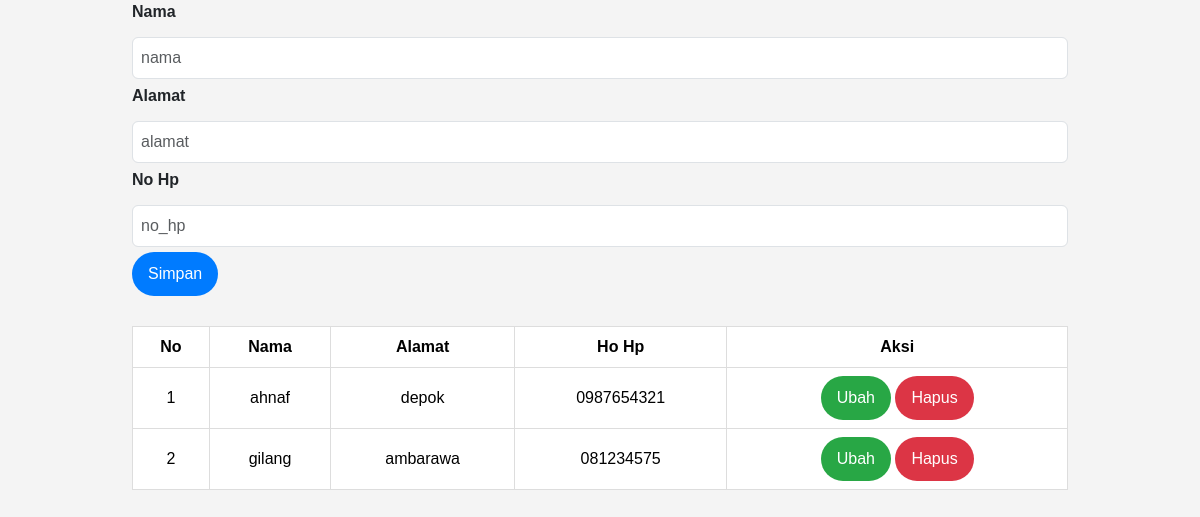
/dokter.php (signed in), run on the app's committed database.
### tables this page shows
CREATE TABLE `dokter` (
  `id` int(10) UNSIGNED NOT NULL,
  `nama` varchar(255) DEFAULT NULL,
  `alamat` varchar(255) DEFAULT NULL,
  `no_hp` varchar(50) DEFAULT NULL
);

### dokter.php (the view, shortened to what this page needs)
<?php
include_once("koneksi.php");
?>
<!DOCTYPE html>
<html lang="en">
<head>
<link href="https://cdn.jsdelivr.net/npm/bootstrap@5.3.2/dist/css/bootstrap.min.css" rel="stylesheet">
<link rel="stylesheet" type="text/css" href="style.css">
</head>
<body>
    <div class="container">
        <form class="form row" method="POST" action="" name="myForm" onsubmit="return(validate());">
            <?php
            $nama = '';
            $alamat = '';
            $no_hp = '';
            ?>
            <div class="form-group">
                <label for="inputnama" class="form-label fw-bold">
                    Nama
                </label>
                <input type="text" class="form-control" name="nama" id="inputnama" placeholder="nama" value="<?php echo $nama ?>">
            </div>
            <div class="form-group">
                <label for="inputalamat" class="form-label fw-bold">
                    Alamat
                </label>
                <input type="text" class="form-control" name="alamat" id="inputalamat" placeholder="alamat" value="<?php echo $alamat ?>">
            </div>
            <div class="form-group">
                <label for="inputnohp" class="form-label fw-bold">
                    No Hp
                </label>
                <input type="text" class="form-control" name="no_hp" id="inputnohp" placeholder="no_hp" value="<?php echo $no_hp ?>">
            </div>
            <div class="form-group">
                <button type="submit" class="btn btn-primary rounded-pill px-3" name="simpan">Simpan</button>
            </div>
        </form>
    <table class="table table-hover mx-auto text-center">
        <thead>
            <tr>
                <th scope="col" style="text-align: center; vertical-align: middle;">No</th>
                <th scope="col" style="text-align: center; vertical-align: middle;">Nama</th>
                <th scope="col" style="text-align: center; vertical-align: middle;">Alamat</th>
                <th scope="col" style="text-align: center; vertical-align: middle;">Ho Hp</th>
                <th scope="col" style="text-align: center; vertical-align: middle;">Aksi</th>
            </tr>
        </thead>
        <tbody>
            <?php
            $result = mysqli_query($mysqli, "SELECT * FROM dokter");
            $no = 1;
            while ($data = mysqli_fetch_array($result)) {
            ?>
                <tr>
                    <td class="text-center align-middle"><?php echo $no++ ?></td>
                    <td class="text-center align-middle"><?php echo $data['nama'] ?></td>
                    <td class="text-center align-middle"><?php echo $data['alamat'] ?></td>
                    <td class="text-center align-middle"><?php echo $data['no_hp'] ?></td>
                    <td class="text-center align-middle">
                        <a class="btn btn-success rounded-pill px-3" href="index.php?page=dokter&id=<?php echo $data['id'] ?>">Ubah</a>
                        <a class="btn btn-danger rounded-pill px-3" href="index.php?page=dokter&id=<?php echo $data['id'] ?>&aksi=hapus">Hapus</a>
                    </td>
                </tr>
            <?php
            }
            ?>
        </tbody>
    </table>
</body>
</html>

### style.css (style rules this page uses)
body { font-family: Arial, sans-serif; background-color: #f4f4f4; margin: 0; padding: 0; }
.container { width: 80%; margin: 0 auto; }
form { margin-bottom: 30px; }
input[type="text"] { width: 100%; padding: 8px; margin: 5px 0; box-sizing: border-box; }
.btn { padding: 10px 20px; border: none; cursor: pointer; }
.btn-primary { background-color: #007bff; color: white; }
.btn-success { background-color: #28a745; color: white; }
.btn-danger { background-color: #dc3545; color: white; }
.table { width: 100%; border-collapse: collapse; margin-top: 20px; }
th, td { border: 1px solid #ddd; padding: 8px; text-align: left; }
th { background-color: #007bff; color: white; }
tr:nth-child(even) { background-color: #f2f2f2; }

### data on the page
dokter: nama "ahnaf", alamat "depok", no_hp "0987654321"
dokter: nama "gilang", alamat "ambarawa", no_hp "081234575"
